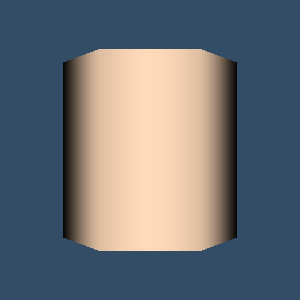

Recreate this plot in Python.
#!/usr/bin/env python

# Render a 3D cylinder using vtkCylinderSource. The source produces a
# polygonal cylinder centered at the origin with its axis along the Y axis.

# Factory overrides: importing these modules registers the OpenGL rendering
# and interaction style implementations for vtkRenderingCore factory classes.
import vtkmodules.vtkInteractionStyle  # noqa: F401
import vtkmodules.vtkRenderingOpenGL2  # noqa: F401
# VTK pipeline classes used in this example
from vtkmodules.vtkFiltersSources import vtkCylinderSource
from vtkmodules.vtkRenderingCore import (
    vtkActor,
    vtkPolyDataMapper,
    vtkRenderWindow,
    vtkRenderWindowInteractor,
    vtkRenderer,
)

# Colors (normalized RGB)
peach_puff_rgb = (1.0, 0.855, 0.725)
dark_blue_background_rgb = (0.2, 0.302, 0.4)

# Source: generate cylinder geometry
source = vtkCylinderSource()

# Mapper: map poly data to graphics primitives
mapper = vtkPolyDataMapper()
mapper.SetInputConnection(source.GetOutputPort())

# Actor: assign visual properties
actor = vtkActor()
actor.SetMapper(mapper)
actor.GetProperty().SetColor(peach_puff_rgb)

# Renderer: assemble the scene
renderer = vtkRenderer()
renderer.AddActor(actor)
renderer.SetBackground(dark_blue_background_rgb)

# Window: display the rendered scene
render_window = vtkRenderWindow()
render_window.AddRenderer(renderer)
render_window.SetWindowName("geometric object cylinder")
render_window.SetMultiSamples(0)
render_window.SetSize(300, 300)

# Interactor: handle mouse and keyboard events
render_window_interactor = vtkRenderWindowInteractor()
render_window_interactor.SetRenderWindow(render_window)

# Scene: configure the camera
renderer.ResetCamera()

# Start: launch the interactive visualization
render_window_interactor.Initialize()
render_window_interactor.Start()
